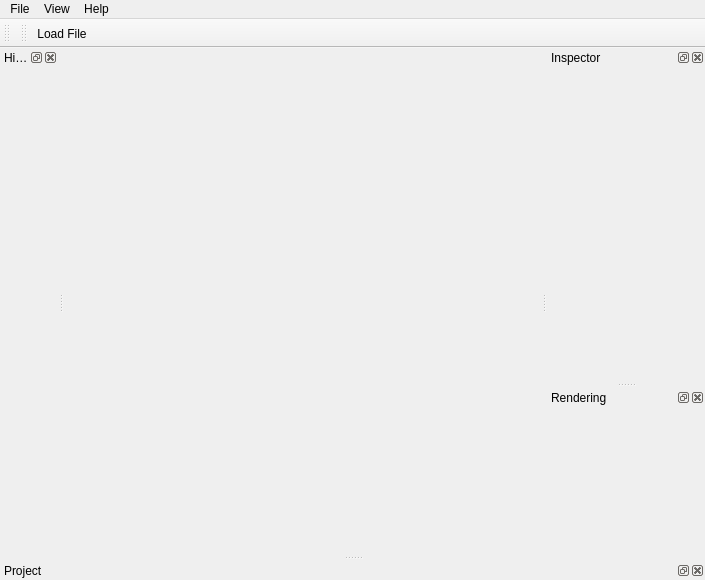
<?xml version="1.0" encoding="UTF-8"?>
<ui version="4.0">
 <class>MainWindow</class>
 <widget class="QMainWindow" name="MainWindow">
  <property name="geometry">
   <rect>
    <x>0</x>
    <y>0</y>
    <width>705</width>
    <height>580</height>
   </rect>
  </property>
  <property name="windowTitle">
   <string>MainWindow</string>
  </property>
  <widget class="QWidget" name="centralWidget"/>
  <widget class="QMenuBar" name="menuBar">
   <property name="geometry">
    <rect>
     <x>0</x>
     <y>0</y>
     <width>705</width>
     <height>21</height>
    </rect>
   </property>
   <widget class="QMenu" name="menuMainView">
    <property name="title">
     <string>File</string>
    </property>
    <addaction name="actionLoad_File"/>
    <addaction name="actionSafe_File"/>
   </widget>
   <widget class="QMenu" name="menuView">
    <property name="title">
     <string>View</string>
    </property>
   </widget>
   <widget class="QMenu" name="menuHelp">
    <property name="title">
     <string>Help</string>
    </property>
   </widget>
   <addaction name="menuMainView"/>
   <addaction name="menuView"/>
   <addaction name="menuHelp"/>
  </widget>
  <widget class="QToolBar" name="mainToolBar">
   <attribute name="toolBarArea">
    <enum>TopToolBarArea</enum>
   </attribute>
   <attribute name="toolBarBreak">
    <bool>false</bool>
   </attribute>
  </widget>
  <widget class="QToolBar" name="toolBar">
   <property name="windowTitle">
    <string>toolBar</string>
   </property>
   <property name="iconSize">
    <size>
     <width>18</width>
     <height>18</height>
    </size>
   </property>
   <attribute name="toolBarArea">
    <enum>TopToolBarArea</enum>
   </attribute>
   <attribute name="toolBarBreak">
    <bool>false</bool>
   </attribute>
   <addaction name="actionLoad_File"/>
  </widget>
  <widget class="QDockWidget" name="dockHierarchy">
   <property name="windowTitle">
    <string>Hierarchy</string>
   </property>
   <attribute name="dockWidgetArea">
    <number>1</number>
   </attribute>
   <widget class="QWidget" name="dockWidgetContents"/>
  </widget>
  <widget class="QDockWidget" name="dockProject">
   <property name="windowTitle">
    <string>Project</string>
   </property>
   <attribute name="dockWidgetArea">
    <number>8</number>
   </attribute>
   <widget class="QWidget" name="dockWidgetContents_2"/>
  </widget>
  <widget class="QDockWidget" name="dockInspector">
   <property name="minimumSize">
    <size>
     <width>158</width>
     <height>38</height>
    </size>
   </property>
   <property name="windowTitle">
    <string>Inspector</string>
   </property>
   <attribute name="dockWidgetArea">
    <number>2</number>
   </attribute>
   <widget class="QWidget" name="dockWidgetContents_3"/>
  </widget>
  <widget class="QDockWidget" name="dockRendering">
   <property name="windowTitle">
    <string>Rendering</string>
   </property>
   <attribute name="dockWidgetArea">
    <number>2</number>
   </attribute>
   <widget class="QWidget" name="dockWidgetContents_4"/>
  </widget>
  <action name="actionLoad_File">
   <property name="icon">
    <iconset resource="icons.qrc">
     <normaloff>:/icons/icons/Folder.png</normaloff>:/icons/icons/Folder.png</iconset>
   </property>
   <property name="text">
    <string>Load File</string>
   </property>
  </action>
  <action name="actionSafe_File">
   <property name="icon">
    <iconset resource="icons.qrc">
     <normaloff>:/icons/icons/Folder.png</normaloff>:/icons/icons/Folder.png</iconset>
   </property>
   <property name="text">
    <string>Safe File</string>
   </property>
  </action>
 </widget>
 <layoutdefault spacing="6" margin="11"/>
 <resources>
  <include location="icons.qrc"/>
 </resources>
 <connections/>
</ui>
